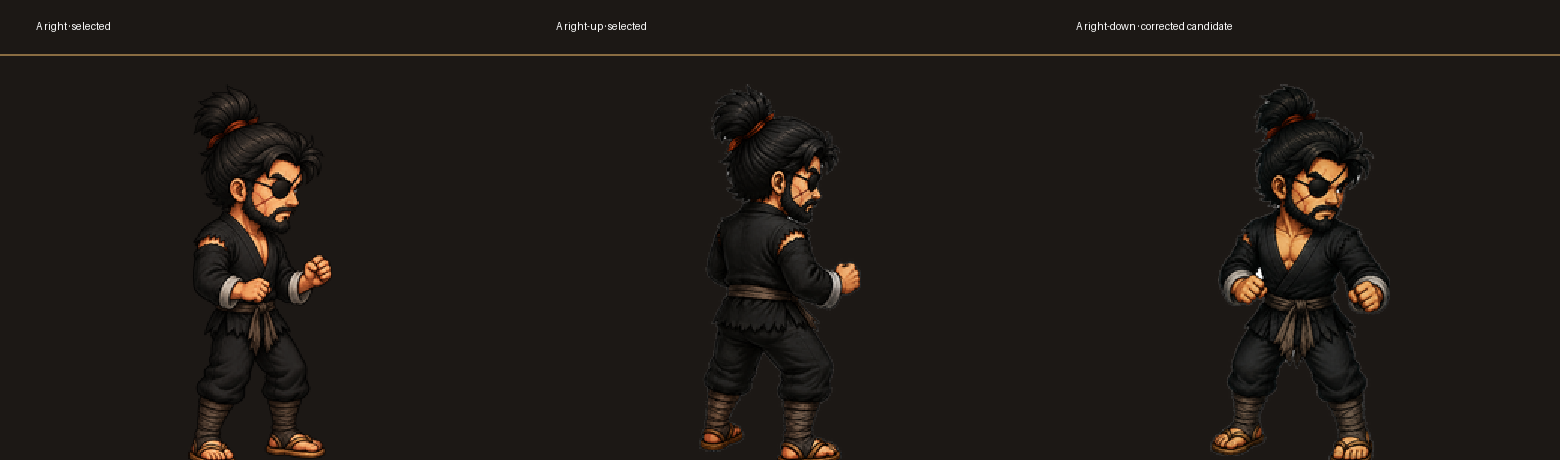
#> input picture assets/_trial_20260906/t45_batch2a_a_rightdown_singleframe_v1_codex_native/review_triplet_attempt2.png, 1560 x 460 px, given in place of shanzei_a_rightdown_attempt1.png, which was not available
$ python normalize.py
#> lines starting #> are read from the running program, lines starting #| are printed output that depends on the picture; after the words box and inside, x2 and y2 are one past the last pixel; in counts of white or black regions, pixels touching at a corner belong together; pictures that were not available may be replaced by others from this repository, and a replacement may not be noted
from pathlib import Path
from PIL import Image,ImageDraw
import hashlib,json
ROOT=Path('assets/_trial_20260906/t45_batch2a_a_rightdown_singleframe_v1_codex_native');RAW=ROOT/'raw'/'shanzei_a_rightdown_attempt1.png';OUT=ROOT/'normalized';QA=ROOT/'qa';OUT.mkdir(exist_ok=True);QA.mkdir(exist_ok=True)
im=Image.open(RAW).convert('RGBA');a=im.getchannel('A');box=a.point(lambda p:255 if p>=30 else 0).getbbox();crop=im.crop(box);sprite=crop.resize((round(crop.width*256/crop.height),256),Image.Resampling.LANCZOS);frame=Image.new('RGBA',(240,320),(0,0,0,0));frame.alpha_composite(sprite,(round(120-sprite.width/2),44));out=OUT/'shanzei_a_rightdown.png';frame.save(out,'PNG',optimize=False);a=frame.getchannel('A');b=a.point(lambda p:255 if p>=30 else 0).getbbox()
#> further down, im is the input picture: PIL image 1560x460 RGBA; mean R, G, B, A 31.9, 26.7, 22.6, 255
#> after `a = im.getchannel('A')`: a: PIL image 1560x460 L; every value is 255
#> after `box = a.point(lambda p: 255 if p >= 30 else 0).getbbox()`: box = (0, 0, 1560, 460)
#> after `frame = Image.new('RGBA', (240, 320), (0, 0, 0, 0))`: frame: PIL image 240x320 RGBA; every value is 0
#> after `frame.alpha_composite(sprite, (round(120 - sprite.width / 2), 44))`:
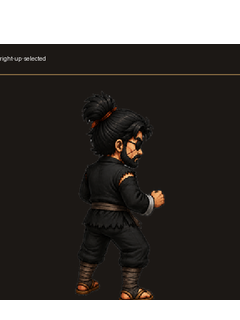
#> frame: PIL image 240x320 RGBA; mean R, G, B, A 24.6, 20.8, 17.8, 204; transparent parts drawn white
#> after `a = frame.getchannel('A')`:
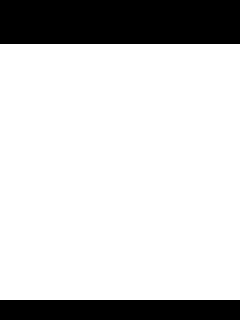
#> a: PIL image 240x320 L; 80% white; 2 black regions, box (x1, y1, x2, y2) and area: (0, 0, 240, 44) 10560, (0, 300, 240, 320) 4800
#> after `b = a.point(lambda p: 255 if p >= 30 else 0).getbbox()`: b = (0, 44, 240, 300)
rec={'key':'shanzei_a_rightdown','source':str(RAW),'output':str(out),'size':list(frame.size),'sourceAlphaBBox':list(box),'bbox':list(b),'visualHeight':b[3]-b[1],'feetY':b[3],'centroidX':(b[0]+b[2])/2,'widthHeightRatio':(b[2]-b[0])/(b[3]-b[1]),'alphaExtrema':list(a.getextrema()),'sourceSha256':hashlib.sha256(RAW.read_bytes()).hexdigest(),'outputSha256':hashlib.sha256(out.read_bytes()).hexdigest(),'processing':'alpha-bbox crop only; aspect-preserving resize to height 256; 240x320 transparent frame, centered x=120, feet y=300; no redraw','mechanicalPass':bool(frame.size==(240,320) and b[3]-b[1]==256 and b[3]==300 and abs((b[0]+b[2])/2-120)<=1 and a.getextrema()[0]==0)}
(QA/'shanzei_a_rightdown.json').write_text(json.dumps(rec,ensure_ascii=False,indent=2)+'\n');(QA/'summary.json').write_text(json.dumps({'count':1,'mechanicalPass':rec['mechanicalPass'],'files':[rec]},ensure_ascii=False,indent=2)+'\n')
paths=[('right · selected',Path('assets/_trial_20260906/t45_batch2a_a_right_singleframe_v1_codex_native/normalized/shanzei_a_right.png')),('right-up · selected',Path('assets/_trial_20260906/t45_batch2a_a_rightup_singleframe_v1_codex_native/normalized/shanzei_a_rightup.png')),('right-down · candidate',out)]
canvas=Image.new('RGBA',(1560,460),(28,24,21,255));d=ImageDraw.Draw(canvas)
#> after `canvas = Image.new('RGBA', (1560, 460), (28, 24, 21, 255))`:
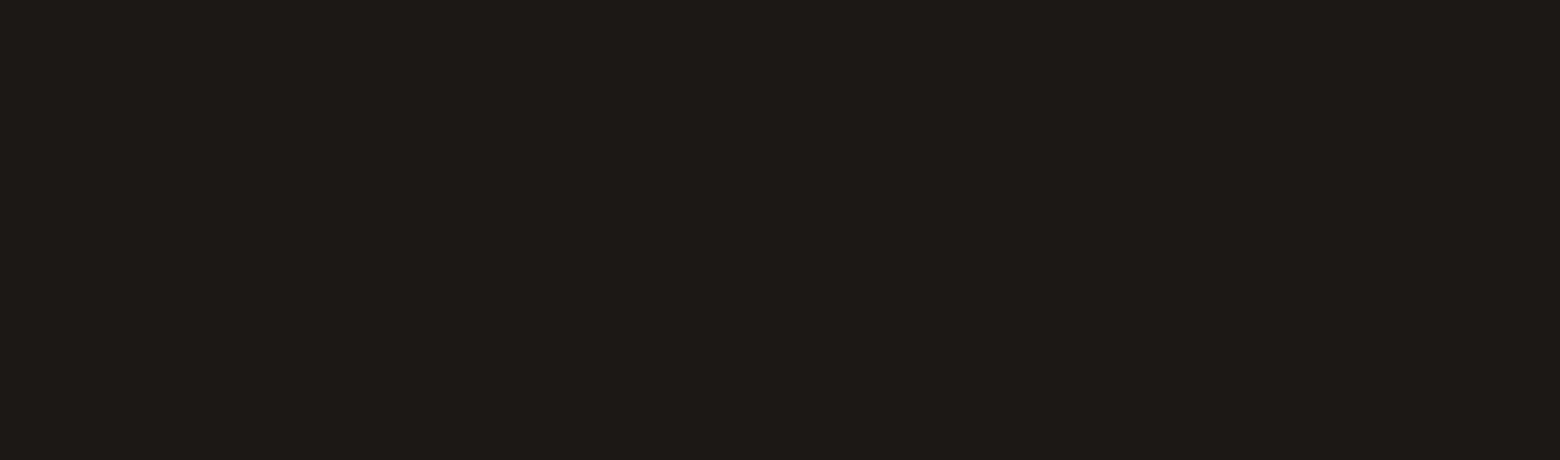
#> canvas: PIL image 1560x460 RGBA; mean R, G, B, A 28, 24, 21, 255
for i,(label,p) in enumerate(paths):
 x=i*520;d.text((x+36,20),'A '+label,fill='white');d.line((x,54,x+520,54),fill=(137,108,66,255),width=2);canvas.alpha_composite(Image.open(p).convert('RGBA').resize((360,480),Image.Resampling.NEAREST),(x+80,18))
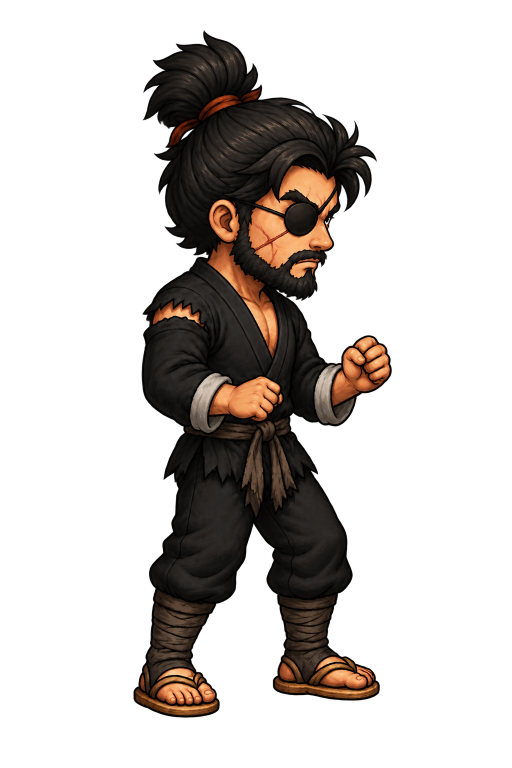
#> input picture assets/_trial_20260906/t45_batch2a_a_rightdown_singleframe_v1_codex_native/refs/a_right_selected_highres.png, 1024 x 1536 px, given in place of shanzei_a_right.png, which was not available (shown at 1/2 size)
#> after `canvas.alpha_composite(Image.open(p).convert('RGBA').resize((360, 480)`:
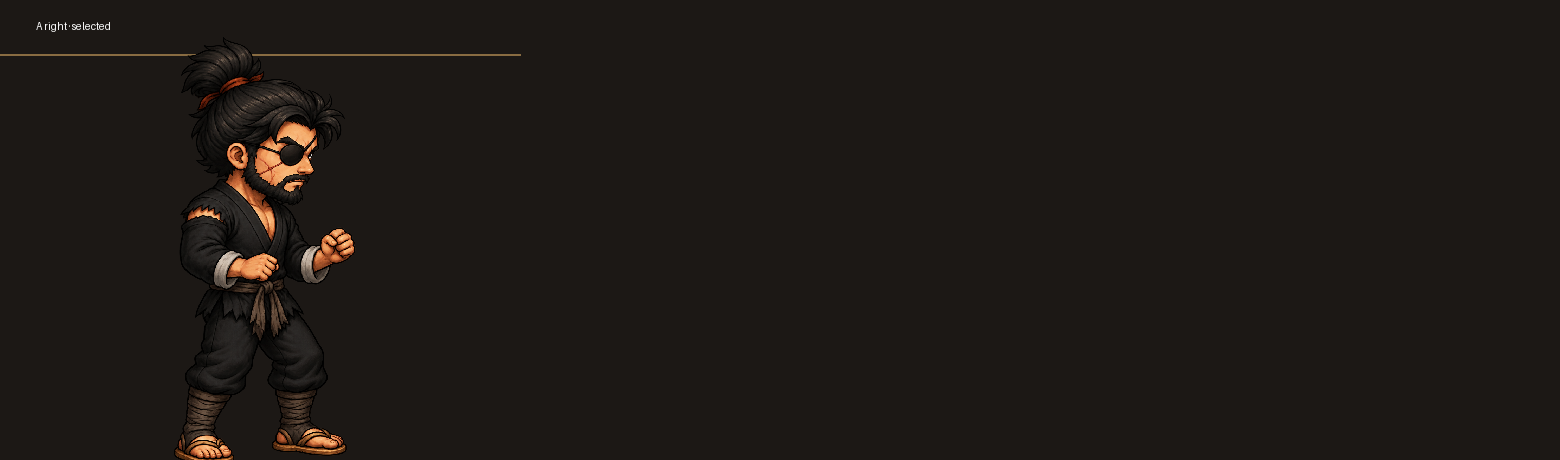
#> canvas: PIL image 1560x460 RGBA; mean R, G, B, A 30.1, 25.3, 21.7, 255
#> pass 2 of the loop `for i,(label,p) in enumerate(paths):`:
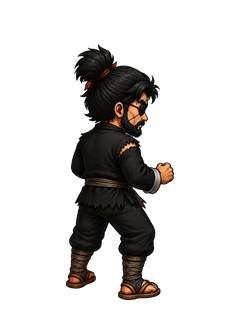
#> input picture assets/_trial_20260906/t45_batch2a_a_rightup_singleframe_v1_codex_native/normalized/shanzei_a_rightup.png, 240 x 320 px, found by its file name
#> `canvas.alpha_composite(Image.open(p).convert('RGBA').resize((360, 480)`:
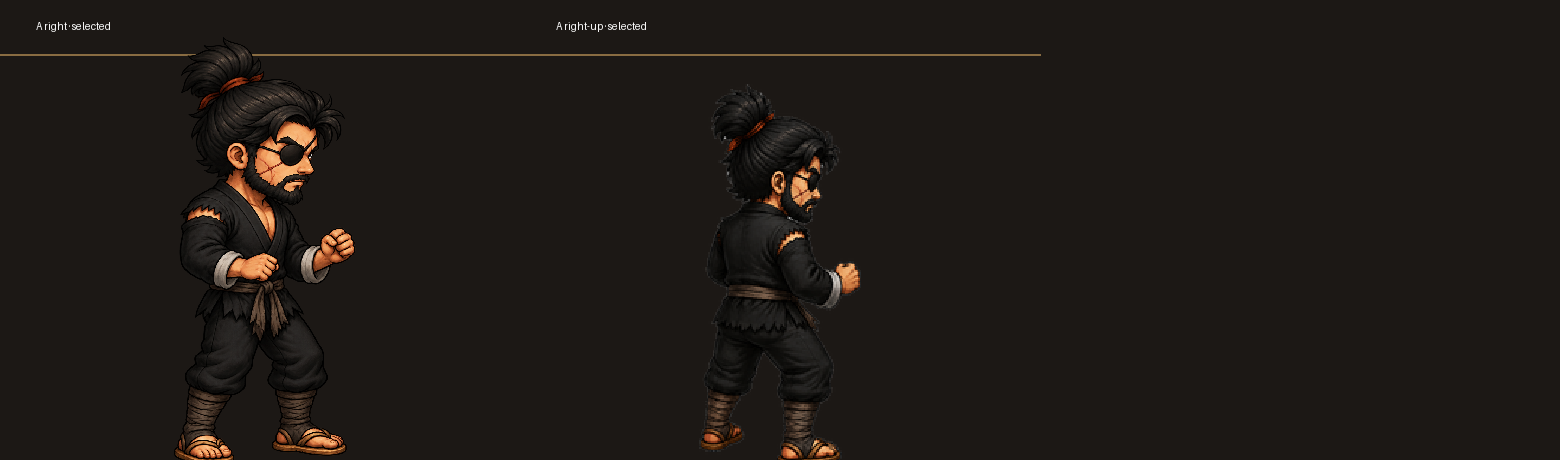
#> canvas: PIL image 1560x460 RGBA; mean R, G, B, A 30.9, 25.9, 22.1, 255
canvas.save(ROOT/'review_triplet.png');print(json.dumps(rec,ensure_ascii=False,indent=2))
#> (printed output is left out)
